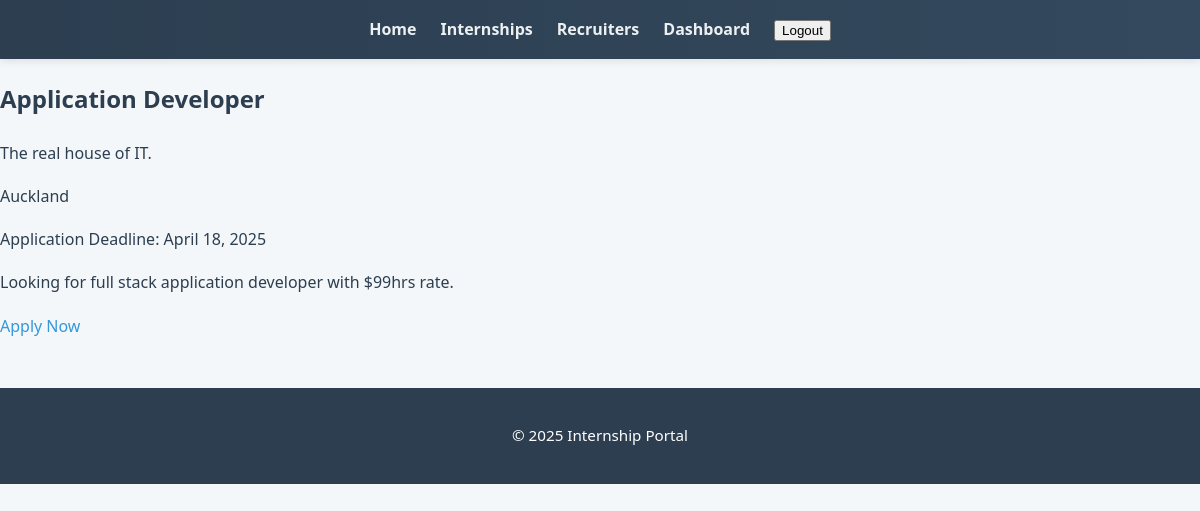
Screenshot of /internships/1/ (signed in) with the database file from the repository.
### internships/models.py (models this page shows, shortened)
class Internship(models.Model):
    title = models.CharField(max_length=100)
    description = models.TextField()
    recruiter = models.ForeignKey(settings.AUTH_USER_MODEL, on_delete=models.CASCADE, related_name='internships')
    company = models.CharField(max_length=100)
    location = models.CharField(max_length=100)
    application_deadline = models.DateField()
    created_at = models.DateTimeField(auto_now_add=True)
    updated_at = models.DateTimeField(auto_now=True)

### internships/views.py (the view)
# urls.py: path('<int:pk>/', views.InternshipDetailView.as_view(), name='internship-detail'),
class InternshipDetailView(DetailView):
    model = Internship
    template_name = 'internships/internship_detail.html'

### users/models.py (called while the page is built)
    def is_admin(self):
        return self.role == self.ADMIN

    def is_student(self):
        return self.role == self.STUDENT

### users/templates/internships/internship_detail.html (shortened to what this page needs)
{% extends 'base.html' %}
{% block content %}
    <article class="internship-detail">
        <h1>{{ internship.title }}</h1>
        <p class="company">{{ internship.company }}</p>
        <p class="location">{{ internship.location }}</p>
        <p class="deadline">Application Deadline: {{ internship.application_deadline }}</p>
        <div class="description">
            {{ internship.description|linebreaks }}
        </div>
        <div class="actions">
            {% if user.is_student %}
                <a href="{% url 'internship-apply' internship.id %}" class="button">
                    Apply Now
                </a>
            {% endif %}
        </div>
    </article>
{% endblock %}

### users/templates/base.html (style rules this page uses)
body { font-family: 'Segoe UI', Tahoma, Geneva, Verdana, sans-serif; line-height: 1.7; color: #2c3e50; background-color: #f4f7f9; margin: 0; padding: 0; }
a { color: #3498db; text-decoration: none; transition: all 0.3s ease-in-out; }

### rows the page displays
Internship: title "Application Developer", company "The real house of IT.", location "Auckland", application_deadline "April 18, 2025", description "Looking for full stack application developer with $99hrs rate."
